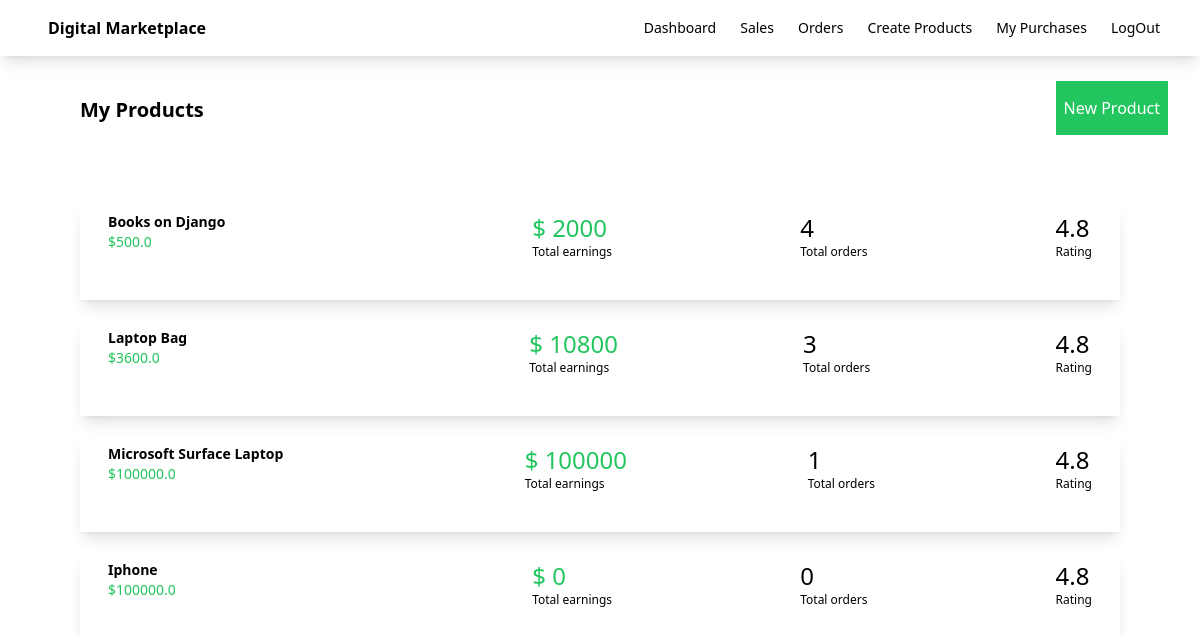
The page /dashboard/ (signed in) on the database its author committed.
### myapp/models.py (models this page shows, shortened)
class Product(models.Model):
    seller = models.ForeignKey(User,on_delete=models.CASCADE)
    name = models.CharField(max_length=100)
    description = models.CharField(max_length=100)
    price = models.FloatField()
    file = models.FileField(upload_to='uploads')
    total_sales_amount = models.IntegerField(default=0)
    total_sales = models.IntegerField(default=0)

### myapp/views.py (the view)
# urls.py: path('dashboard/',views.dashboard,name='dashboard'),
def dashboard(request):
    products = Product.objects.filter(seller=request.user)
    return render(request , 'myapp/dashboard.html',{'products':products})

### myapp/templates/myapp/dashboard.html (shortened to what this page needs)
{% extends 'myapp/base.html' %}
{% block body %}
<div class="flex justify-between">
    <div class="ml-20 mt-10 font-bold text-xl">My Products</div>
    <div class="ml-20 mt-10">
        <a class="bg-green-500 text-white px-2 py-4 mr-8" href="{% url 'create_product' %}">New Product</a>
    </div>
</div>
<div class="products-container p-10 m-5">
    {% for product in products %}
    <div class="flex shadow-lg m-5 p-2 justify-between">
        <div class="flex w-1/4">
            <div class="relative group">
                <a href="{% url 'editproduct' product.id %}">
            <div class="ml-5">
                <div class="font-bold text-sm"> {{ product.name }}</div>
                <div class="text-sm text-green-500">${{ product.price }}</div>
            </div>
            </a>
        </div>
        </div>
        <div>
            <div class="text-2xl text-green-500">$ {{ product.total_sales_amount }}</div>
            <div class="text-xs">Total earnings</div>
        </div>
        <div>
            <div class="text-2xl">{{ product.total_sales }}</div>
            <div class="text-xs">Total orders</div>
        </div>
        <div class="pr-5">
            <div class="text-2xl">4.8</div>
            <div class="text-xs">Rating</div>
        </div>
    </div>
    {% endfor %}
</div>
{% endblock %}

### rows shown on the page
Product: name "Books on Django", price "500.0", total_sales_amount "2000", total_sales "4"
Product: name "Laptop Bag", price "3600.0", total_sales_amount "10800", total_sales "3"
Product: name "Microsoft Surface Laptop", price "100000.0", total_sales_amount "100000", total_sales "1"
Product: name "Iphone", price "100000.0", total_sales_amount "0", total_sales "0"
